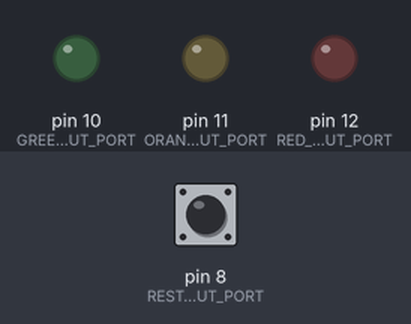
Recording of a sketch running on a simulated Arduino Uno, built with avr-gcc and run on an emulated ATmega328P. Shown: output pins drawn as LEDs (lit = HIGH). Dashed ring = blinking. The test bench sets the inputs (shaded band); at power-on: pin 8 (RESTART_INPUT_PORT) LOW. Random numbers use the default seed unless the sketch sets one.

Above: at 1.2 s.
1.3 s: pin 8 (RESTART_INPUT_PORT) pulled HIGH for 0.15 s
At 1.7 s:
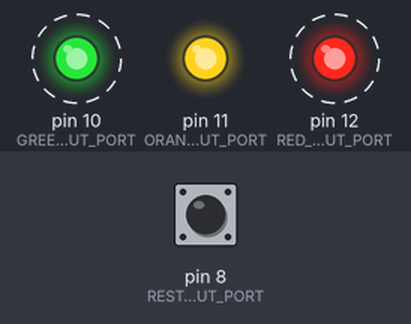
At 4.2 s:
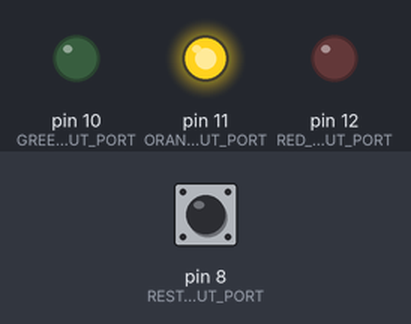
4.4 s: pin 8 (RESTART_INPUT_PORT) pulled HIGH for 3.2 s
At 9.7 s:
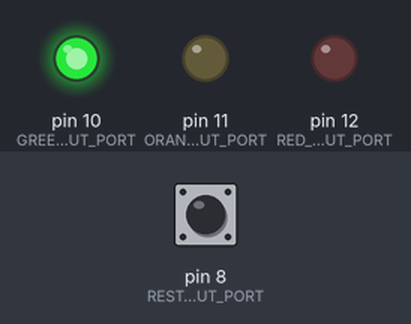
Timing chart, 0 to 13.3 s (numbered marks = the images above; inputs shaded):
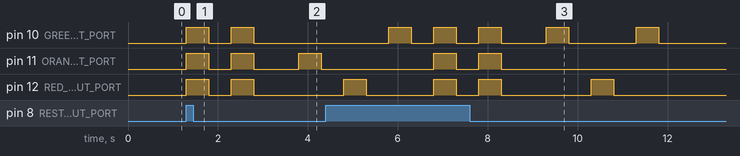

Measured:
- after the input at 1.3 s, pin 10 (GREEN_OUTPUT_PORT), pin 12 (RED_OUTPUT_PORT): alternates HIGH for 0.50 s and LOW for 0.50 s, 4 changes in all, then stays LOW, starting at once; pin 11 (ORANGE_OUTPUT_PORT): goes HIGH 0.50 s, LOW 0.50 s, HIGH 0.50 s, LOW 1.0 s, HIGH 0.50 s, then LOW, starting at once
- after the input at 4.4 s, pin 11 (ORANGE_OUTPUT_PORT): alternates HIGH for 0.50 s and LOW for 0.50 s, 4 changes in all, then stays LOW, starting after 2.4 s

The sketch:

simon_says.ino
```cpp
#include <ArduinoSTL.h>
#include <vector>
using namespace std;

#define RESTART_INPUT_PORT 8

#define GREEN_INPUT_PORT 1
#define ORANGE_INPUT_PORT 2
#define RED_INPUT_PORT 3

#define GREEN_OUTPUT_PORT 10
#define ORANGE_OUTPUT_PORT 11
#define RED_OUTPUT_PORT 12

int colorOutputs[3] = {GREEN_OUTPUT_PORT, ORANGE_OUTPUT_PORT, RED_OUTPUT_PORT};
int colorInputs[3] = {GREEN_OUTPUT_PORT, ORANGE_OUTPUT_PORT, RED_OUTPUT_PORT};

const int NUM_LEVELS = 3;

enum State { idle, start, blinking, input, finish };

State gameState;
int level;
vector<int> levelSequence;
vector<int> userInput;

/* --- HELPER FUNCTIONS --- */

vector<int> generateSequence(int currentLevel) {
  int listLength = currentLevel + 2;

  vector<int> sequence;
  int prevItem;
  int i = 0;

  while (i < listLength) {
    int color = colorOutputs[rand() % 3];
    if (color != prevItem) {
      sequence.push_back(color);
      prevItem = color;
      i++;
    }
  }

  return sequence;
}

bool matching(vector<int> input, vector<int> sequence) {
  /* should never happen, but eh, better be safe */
  if (input.size() > sequence.size()) return false;

  for (int i = 0; i < input.size(); i++) {
    if (input[i] != sequence[i]) {
      return false;
    }
  }
  return true;
}

void powerAllOn() {
  digitalWrite(GREEN_OUTPUT_PORT, HIGH);
  digitalWrite(ORANGE_OUTPUT_PORT, HIGH);
  digitalWrite(RED_OUTPUT_PORT, HIGH);
}

void powerAllOff() {
  digitalWrite(GREEN_OUTPUT_PORT, LOW);
  digitalWrite(ORANGE_OUTPUT_PORT, LOW);
  digitalWrite(RED_OUTPUT_PORT, LOW);
}

/* --- GAME LOGIC --- */

void setup() {
  /* initial state */
  gameState = State::idle;
  level = 1;
  /* LED Inputs */
  pinMode(GREEN_INPUT_PORT, INPUT);
  pinMode(ORANGE_INPUT_PORT, INPUT);
  pinMode(RED_INPUT_PORT, INPUT);
  /* restart input */
  pinMode(RESTART_INPUT_PORT, INPUT);
  /* LED Outputs */
  pinMode(GREEN_OUTPUT_PORT, OUTPUT);
  pinMode(ORANGE_OUTPUT_PORT, OUTPUT);
  pinMode(RED_OUTPUT_PORT, OUTPUT);

  powerAllOff();

  /* for debugging */
  // Serial.begin(9600);
}

void loop() {
  /* reset */
  if (digitalRead(8) == HIGH) {
    powerAllOff();
    level = 1;
    userInput.clear();
    gameState = State::start;
  }

  /* start state */
  if (gameState == State::start) {
    powerAllOn();
    delay(500);
    powerAllOff();
    delay(500);
    powerAllOn();
    delay(500);
    powerAllOff();
    delay(1000);
    levelSequence = generateSequence(level);
    gameState = State::blinking;
  }

  /* blinking */
  if (gameState == State::blinking) {
    for (const auto& port : levelSequence) {
      digitalWrite(port, HIGH);
      delay(500);
      digitalWrite(port, LOW);
      delay(500);
    }
    gameState = State::input;
  }

  /* input */
  if (gameState == State::input) {
    for (const auto& port : colorInputs) {
      if (digitalRead(port) == HIGH &&
          (userInput.empty() || port != userInput.back())) {
        userInput.push_back(port);

        if (matching(userInput, levelSequence)) {
          if (userInput.size() == levelSequence.size()) {
            // go to next level;
            userInput.clear();
            levelSequence.clear();
            level++;
            powerAllOn();
            delay(200);
            powerAllOff();
            delay(200);
            powerAllOn();
            delay(200);
            powerAllOff();

            if (level > NUM_LEVELS) {
              delay(500);
              gameState = State::finish;
            } else {
              delay(1000);
              levelSequence = generateSequence(level);
              gameState = State::blinking;
            }
          }
        } else {
          // restart level;
          userInput.clear();
          powerAllOn();
          delay(1000);
          powerAllOff();
          delay(1000);
          gameState = State::blinking;
        }
      }
    }
  }

  /* finish */
  if (gameState == State::finish) {
    powerAllOn();
  }
}
```
